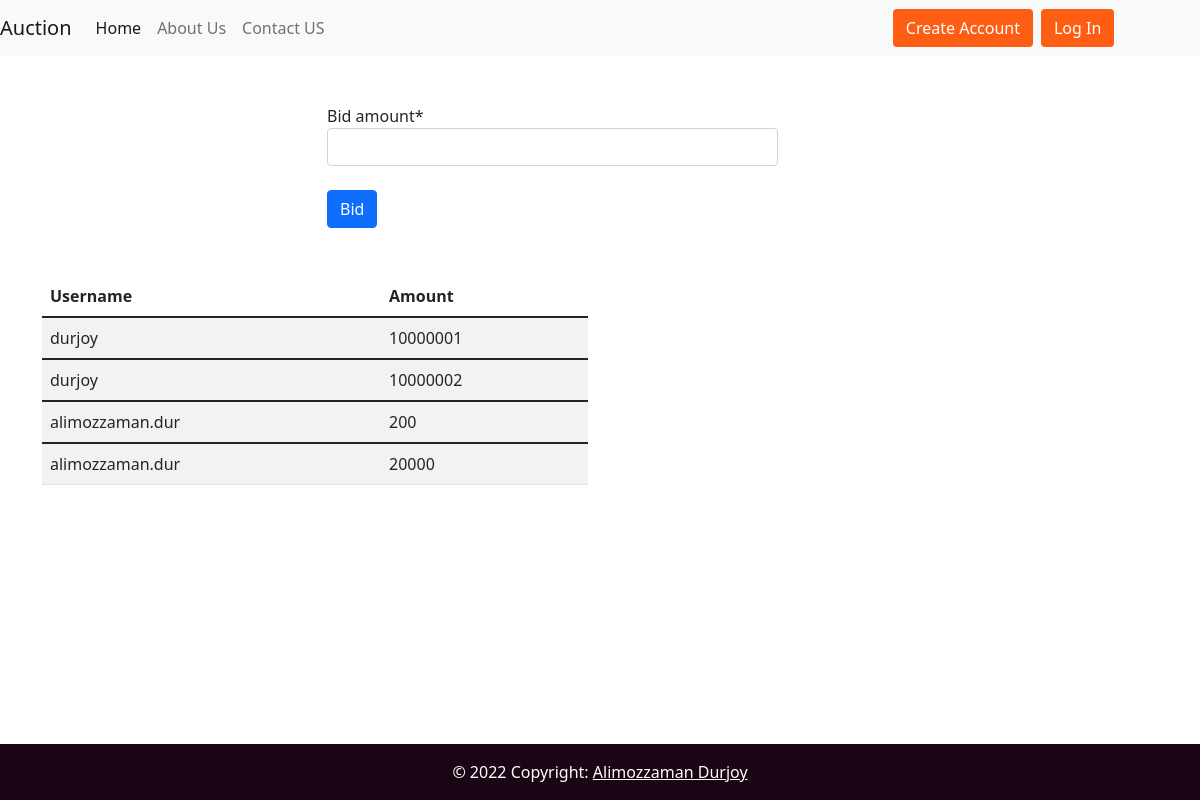
The app's page /bidamount/1/ with its own data.
### app/models.py (models this page shows, shortened)
class Bid(models.Model):
  product = models.ForeignKey(Product,on_delete=models.CASCADE)
  user = models.ForeignKey(Customer,on_delete=models.CASCADE)
  bid_amount = models.CharField(max_length=20)

class Customer(models.Model):
  user = models.ForeignKey(User, on_delete=models.CASCADE)
  name = models.CharField(max_length=100,null=True,blank=True)
  email =models.EmailField(max_length=100)
  location = models.CharField(max_length=100,null=True,blank=True)

class User(AbstractUser):
  is_customer = models.BooleanField(default=False)

### app/views.py (the view)
# urls.py: path('bidamount/<int:pk>/', views.bidamountform, name="bidamount"),
def bidamountform(request,pk):
  url=request.META.get('HTTP_REFERER')
  bid=Bid.objects.filter(product=pk)
  if request.method == 'POST':
    form = Bidamount(request.POST)
    if form.is_valid():
      instance=form.instance.product = Product.objects.get(pk=pk)
      instance = form.save(commit=False)
      form.instance.user = Customer.objects.get(user_id=request.user.id)
      instance.save()
      return redirect(url)
  else:
    form = Bidamount()
  return render(request,'app/bidamount.html',{'form':form,'bid':bid})

### app/form.py
class Bidamount(forms.ModelForm):
  class Meta:
    model = Bid
    fields=['bid_amount']

### app/templates/app/bidamount.html (shortened to what this page needs)
{% extends 'app/base.html' %}
{% load static %}
{% load crispy_forms_tags %}
{% block main-content %}
<div class="container my-5">
  <div class="row">
    <div class="col-md-3"></div>
    <div class="col-md-5">
      <form action="" method="POST" novalidate>
        {{ form | crispy }}
        <br>
        <input type="submit" value="Bid" class="btn btn-primary">
      </form>
    </div>
  </div>
</div>
<div class="container my-5">
  <div class="row">
    <div class="col-md-6 table-responsive">
      <table class="table table-striped">
        <thead>
          <tr>
            <th scope="col">Username</th>
            <th scope="col">Amount</th>
          </tr>
        </thead>
        {% for b in bid %}
        <tbody>
          <td>{{b.user.user.username}}</td>
          <td>{{b.bid_amount}}</td>
        </tbody>
        {% endfor %}
      </table>
    </div>
  </div>
</div>
{% endblock main-content %}

### records on screen
Bid: user.user.username "durjoy", bid_amount "10000001"
Bid: user.user.username "durjoy", bid_amount "10000002"
Bid: user.user.username "alimozzaman.dur", bid_amount "200"
Bid: user.user.username "alimozzaman.dur", bid_amount "20000"
